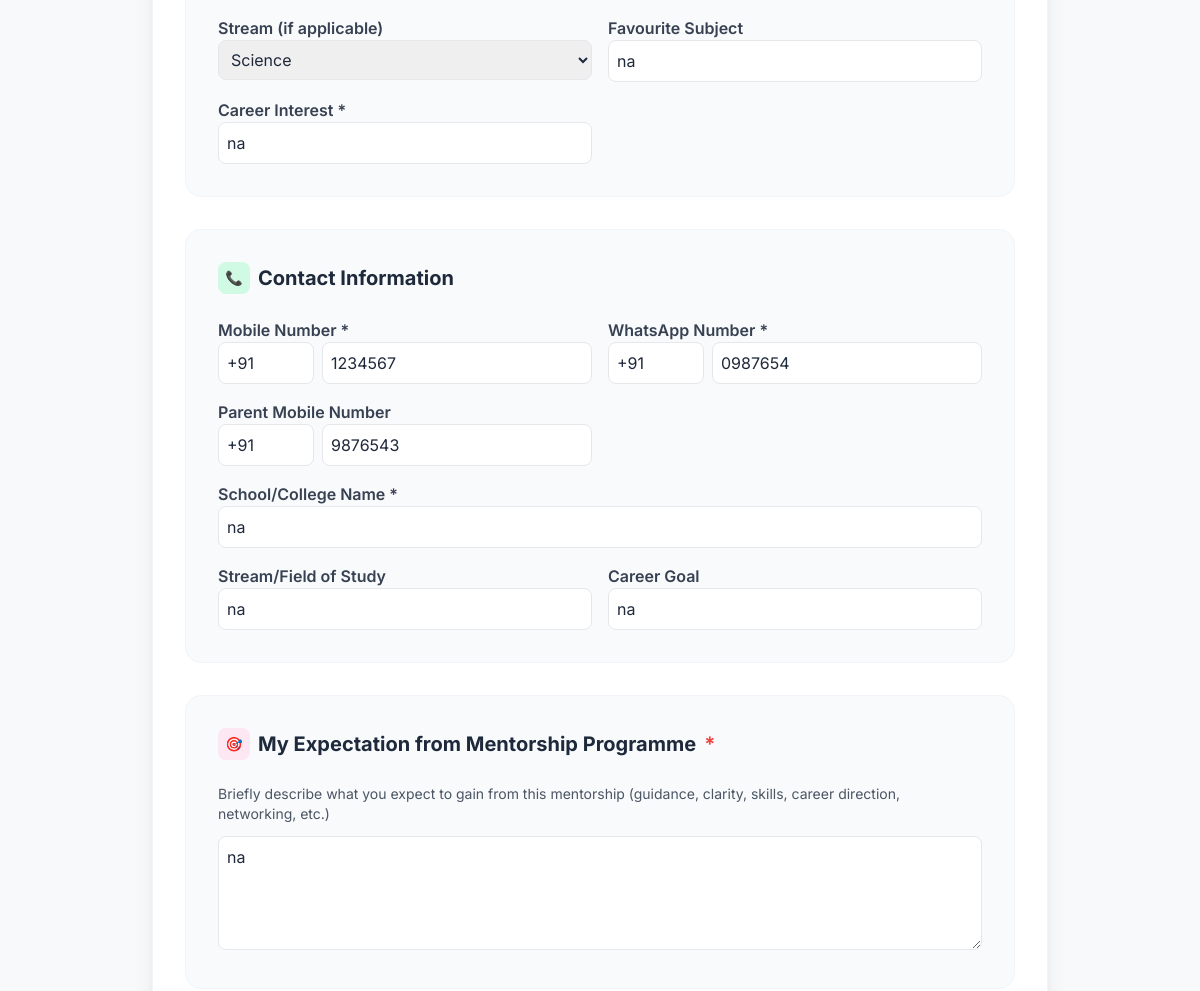
The page /editmenteeprofile (signed in, middle part) on the database as committed earlier.
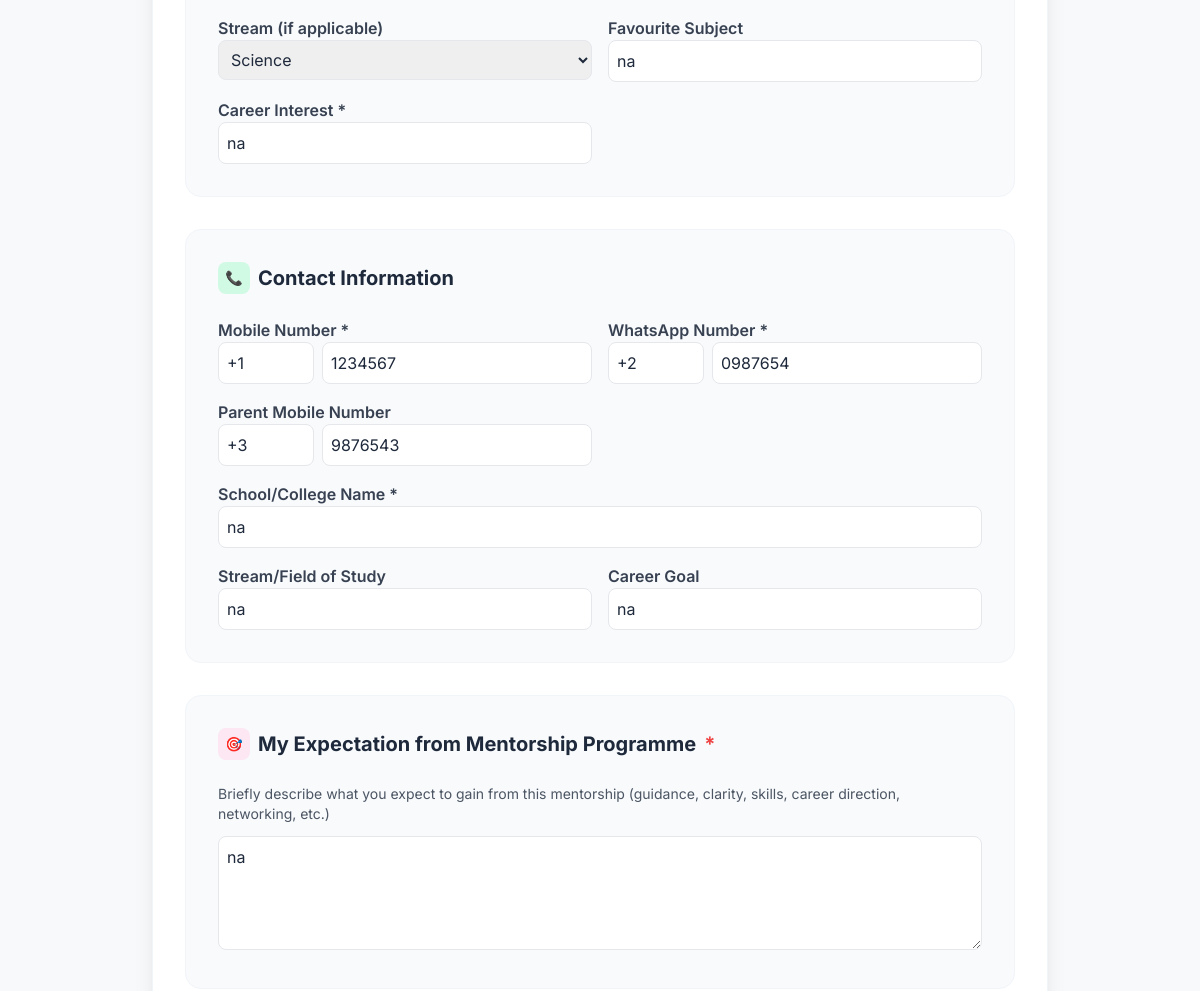
The same page on the database as committed later.
### app.py (models this page shows)
class MenteeProfile(db.Model):
    __tablename__ = "mentee_profile"
    id = db.Column(db.Integer, primary_key=True)
    user_id = db.Column(db.Integer, db.ForeignKey("signup_details.id"), nullable=False)
    who_am_i = db.Column(db.String(50))  # student, professional, entrepreneur, freelancer, career_break
    education_level = db.Column(db.String(50))
    institution_name = db.Column(db.String(150))
    board_university = db.Column(db.String(100))
    course_stream = db.Column(db.String(100))
    school_name = db.Column(db.String(150))
    school_board = db.Column(db.String(100))
    school_passing_year = db.Column(db.String(10))
    career_interest = db.Column(db.String(100))
    current_role = db.Column(db.String(100))
    industry = db.Column(db.String(100))
    years_experience = db.Column(db.String(10))
    current_organization = db.Column(db.String(150))
    key_skills = db.Column(db.Text)
    career_goal = db.Column(db.String(100))
    startup_stage = db.Column(db.String(50))
    startup_name = db.Column(db.String(150))
    startup_industry = db.Column(db.String(150))
    team_size = db.Column(db.String(10))
    main_challenge = db.Column(db.Text)
    mentorship_type = db.Column(db.String(100))
    freelance_skill = db.Column(db.String(150))
    freelance_experience = db.Column(db.String(50))
    freelance_platforms = db.Column(db.String(200))
    freelance_challenge = db.Column(db.String(100))
    last_role = db.Column(db.String(150))
    career_break_reason = db.Column(db.String(200))
    restart_field = db.Column(db.String(150))
    support_expected = db.Column(db.String(100))
    dob = db.Column(db.String(20))
    father_name = db.Column(db.String(150))
    address_line1 = db.Column(db.String(200))
    address_line2 = db.Column(db.String(200))
    city = db.Column(db.String(100))
    state = db.Column(db.String(100))
    postal_code = db.Column(db.String(20))
    country = db.Column(db.String(100))
    institution = db.Column(db.String(150))
    institution_other = db.Column(db.String(150))
    school_college_name = db.Column(db.String(150))
    mobile_number = db.Column(db.String(20))
    mobile_country_code = db.Column(db.String(10), default="+91")
    whatsapp_number = db.Column(db.String(20))
    whatsapp_country_code = db.Column(db.String(10), default="+91")
    govt_private = db.Column(db.String(50))
    stream = db.Column(db.String(100))
    class_year = db.Column(db.String(50))
    favourite_subject = db.Column(db.String(100))
    goal = db.Column(db.Text)
    parent_name = db.Column(db.String(150))
    parent_mobile = db.Column(db.String(20))
    parent_mobile_country_code = db.Column(db.String(10), default="+91")
    comments = db.Column(db.Text)
    mentorship_expectations = db.Column(db.Text)
    terms_agreement = db.Column(db.String(10))  # Yes / No
    profile_picture = db.Column(db.String(100))  # store image filename
    status = db.Column(db.String(20), default="pending")
    user = db.relationship("User", backref=db.backref("mentee_profile_ref", uselist=False, overlaps="user_ref"), uselist=False, overlaps="mentee_profile,user_ref")

### app.py (the view, shortened to what this page needs)
@app.route("/editmenteeprofile", methods=["GET", "POST"])
def editmenteeprofile():
    if "email" not in session or session.get("user_type") != "2":
        return redirect(url_for("signin"))
    user = User.query.filter_by(email=session["email"]).first()
    profile = MenteeProfile.query.filter_by(user_id=user.id).first()
    institutions = Institution.query.filter_by(status="active").all()
    return render_template(
        "mentee/editmenteeprofile.html",
        full_name=user.name,
        email=user.email,
        institutions=institutions,
        dob=profile.dob if profile else "",
        mobile_number=profile.mobile_number if profile else "",
        mobile_country_code=profile.mobile_country_code if profile and profile.mobile_country_code else "+91",
        whatsapp_number=profile.whatsapp_number if profile else "",
        whatsapp_country_code=profile.whatsapp_country_code if profile and profile.whatsapp_country_code else "+91",
        who_am_i=profile.who_am_i if profile and profile.who_am_i else None,
        father_name=profile.father_name if profile else "",
        address_line1=profile.address_line1 if profile else "",
        address_line2=profile.address_line2 if profile else "",
        city=profile.city if profile else "",
        state=profile.state if profile else "",
        postal_code=profile.postal_code if profile else "",
        country=profile.country if profile else "",
        institution=profile.institution if profile else "",
        institution_other=profile.institution_other if profile else "",
        parent_mobile=profile.parent_mobile if profile else "",
        parent_mobile_country_code=profile.parent_mobile_country_code if profile and profile.parent_mobile_country_code else "+91",
        school_college_name=profile.school_college_name if profile else "",
        stream=profile.stream if profile else "",
        goal=profile.goal if profile else "",
        govt_private=profile.govt_private if profile else "",
        education_level=profile.education_level if profile else "",
        institution_name=profile.institution_name if profile else "",
        board_university=profile.board_university if profile else "",
        course_stream=profile.course_stream if profile else "",
        class_year=profile.class_year if profile else "",
        favourite_subject=profile.favourite_subject if profile else "",
        career_interest=profile.career_interest if profile else "",
        school_name=profile.school_name if profile else "",
        school_board=profile.school_board if profile else "",
        school_passing_year=profile.school_passing_year if profile else "",
        current_role=profile.current_role if profile else "",
        industry=profile.industry if profile else "",
        years_experience=profile.years_experience if profile else "",
        current_organization=profile.current_organization if profile else "",
        key_skills=profile.key_skills if profile else "",
        career_goal=profile.career_goal if profile else "",
        startup_stage=profile.startup_stage if profile else "",
        startup_name=profile.startup_name if profile else "",
        startup_industry=profile.startup_industry if profile else "",
        team_size=profile.team_size if profile else "",
        main_challenge=profile.main_challenge if profile else "",
        mentorship_type=profile.mentorship_type if profile else "",
        freelance_skill=profile.freelance_skill if profile else "",
        freelance_experience=profile.freelance_experience if profile else "",
        freelance_platforms=profile.freelance_platforms if profile else "",
        freelance_challenge=profile.freelance_challenge if profile else "",
        last_role=profile.last_role if profile else "",
        career_break_reason=profile.career_break_reason if profile else "",
        restart_field=profile.restart_field if profile else "",
        support_expected=profile.support_expected if profile else "",
        mentorship_expectations=profile.mentorship_expectations if profile else "",
        terms_agreement=profile.terms_agreement if profile else "",
        profile_picture=profile.profile_picture if profile else None
    )

### app.py (called while the page is built)
@app.context_processor
def inject_profile_complete():
    profile_complete = True  # Default to True (no popup)
    if "email" in session and session.get("user_type") in ["1", "2"]:
        user = User.query.filter_by(email=session["email"]).first()
        if user:
            profile_complete = check_profile_complete(user.id, session.get("user_type"))
    return dict(profile_complete=profile_complete)

### templates/mentee/editmenteeprofile.html (shortened to what this page needs)
{% extends "base2.html" %}
{% block content %}
<div class="max-w-4xl mx-auto mt-8 mb-12 animate-fade-in">
    <div class="bg-white rounded-2xl shadow-xl border border-slate-100 overflow-hidden">
        <form id="menteeProfileForm" action="{{ url_for('editmenteeprofile') }}" method="POST"
            enctype="multipart/form-data" class="px-8 pb-8" onsubmit="return validateMenteeForm()" novalidate>
            <div id="school_student_section" class="hidden space-y-4">
                <div class="bg-slate-50 p-8 rounded-2xl border border-slate-100 mb-8">
                    <div class="grid grid-cols-1 md:grid-cols-2 gap-4">
                        <div>
                            <label class="block text-gray-700 font-semibold">Stream (if applicable)</label>
                            <select name="course_stream" class="w-full p-2 border rounded-lg">
                                <option value="Science" {% if course_stream=='Science' %}selected{% endif %}>Science
                                </option>
                            </select>
                        </div>
                        <div>
                            <label class="block text-gray-700 font-semibold">Favourite Subject</label>
                            <input type="text" name="favourite_subject" value="{{ favourite_subject or '' }}"
                                class="w-full p-2 border rounded-lg" placeholder="e.g., Mathematics, Physics">
                        </div>
                        <div>
                            <label class="block text-gray-700 font-semibold">Career Interest *</label>
                            <input type="text" name="career_interest" value="{{ career_interest or '' }}"
                                class="w-full p-2 border rounded-lg" placeholder="What career are you interested in?">
                        </div>
                    </div>
                </div>
            </div>
            <div class="bg-slate-50 p-8 rounded-2xl border border-slate-100 mb-8">
                <h3 class="text-xl font-bold text-slate-800 mb-6 flex items-center gap-2">
                    <span
                        class="w-8 h-8 rounded-lg bg-emerald-100 flex items-center justify-center text-emerald-600 text-sm">📞</span>
                    Contact Information
                </h3>
                <div class="grid grid-cols-1 md:grid-cols-2 gap-4">
                    <div>
                        <label class="block text-gray-700 font-semibold">Mobile Number *</label>
                        <div class="flex gap-2">
                            <input type="text" name="mobile_country_code" list="country_codes"
                                value="{{ mobile_country_code or '+91' }}" class="w-24 p-2 border rounded-lg"
                                placeholder="+91">
                            <input type="tel" name="mobile_number" value="{{ mobile_number or '' }}"
                                class="flex-1 p-2 border rounded-lg" placeholder="Enter mobile number">
                        </div>
                    </div>
                    <div>
                        <label class="block text-gray-700 font-semibold">WhatsApp Number *</label>
                        <div class="flex gap-2">
                            <input type="text" name="whatsapp_country_code" list="country_codes"
                                value="{{ whatsapp_country_code or '+91' }}" class="w-24 p-2 border rounded-lg"
                                placeholder="+91">
                            <input type="tel" name="whatsapp_number" value="{{ whatsapp_number or '' }}"
                                class="flex-1 p-2 border rounded-lg" placeholder="Enter WhatsApp number">
                        </div>
                    </div>
                    <div>
                        <label class="block text-gray-700 font-semibold">Parent Mobile Number</label>
                        <div class="flex gap-2">
                            <input type="text" name="parent_mobile_country_code" list="country_codes"
                                value="{{ parent_mobile_country_code or '+91' }}" class="w-24 p-2 border rounded-lg"
                                placeholder="+91">
                            <input type="tel" name="parent_mobile" value="{{ parent_mobile or '' }}"
                                class="flex-1 p-2 border rounded-lg" placeholder="Enter parent's mobile number">
                        </div>
                    </div>
                    <div class="md:col-span-2">
                        <label class="block text-gray-700 font-semibold">School/College Name *</label>
                        <input type="text" name="school_college_name" value="{{ school_college_name or '' }}"
                            class="w-full p-2 border rounded-lg" placeholder="Enter your school or college name">
                    </div>
                    <div>
                        <label class="block text-gray-700 font-semibold">Stream/Field of Study</label>
                        <input type="text" name="stream" value="{{ stream or '' }}"
                            class="w-full p-2 border rounded-lg" placeholder="e.g., Science, Commerce, Arts, Engineering, etc.">
                    </div>
                    <div>
                        <label class="block text-gray-700 font-semibold">Career Goal</label>
                        <input type="text" name="goal" value="{{ goal or '' }}"
                            class="w-full p-2 border rounded-lg" placeholder="What is your career goal or aspiration?">
                    </div>
                </div>
            </div>
            <div class="bg-slate-50 p-8 rounded-2xl border border-slate-100 mb-8">
                <h3 class="text-xl font-bold text-slate-800 mb-6 flex items-center gap-2">
                    <span
                        class="w-8 h-8 rounded-lg bg-pink-100 flex items-center justify-center text-pink-600 text-sm">🎯</span>
                    My Expectation from Mentorship Programme <span class="text-red-500">*</span>
                </h3>
                <p class="text-gray-600 text-sm mb-3">Briefly describe what you expect to gain from this mentorship
                    (guidance, clarity, skills, career direction, networking, etc.)</p>
                <textarea name="mentorship_expectations" class="w-full p-2 border rounded-lg" rows="4"
                    placeholder="Share your expectations...">{{ mentorship_expectations or '' }}</textarea>
            </div>
        </form>
    </div>
    {% endblock %}

### templates/base2.html (shortened to what this page needs)
<!DOCTYPE html>
<html lang="en">
<head>
    <script src="https://cdn.tailwindcss.com"></script>
    <link rel="stylesheet" href="{{ url_for('static', filename='design-system.css') }}">
    <link href='https://cdn.jsdelivr.net/npm/fullcalendar@5.11.3/main.min.css' rel='stylesheet' />
</head>
<body class="flex flex-col h-screen overflow-hidden text-slate-800">
    <div class="flex flex-1 overflow-hidden relative">
        <main class="flex-1 p-6 md:p-10 overflow-y-auto pb-32">
            {% block content %}{% endblock %}
        </main>
    </div>
</body>
</html>

### static/design-system.css (style rules this page uses)
:root { --primary: 221 83% 53%; --primary-foreground: 0 0% 100%; --accent: 213 94% 68%; --background: 220 30% 98%; --foreground: 222 47% 11%; --card: 0 0% 100%; --card-foreground: 222 47% 11%; --muted: 220 20% 94%; --muted-foreground: 220 10% 46%; --border: 220 20% 90%; --border-hover: 221 83% 53%; --success: 150 80% 40%; --warning: 40 95% 50%; --destructive: 0 85% 60%; --info: 210 90% 55%; --sidebar-background: 260 50% 10%; --sidebar-foreground: 220 20% 95%; --sidebar-accent: 215 25% 27%; --sidebar-border: 215 25% 20%; --sidebar-primary: 221 83% 70%; --sidebar-primary-foreground: 0 0% 100%; --shadow-sm: 0 1px 2px 0 rgb(0 0 0 / 0.05); --shadow-md: 0 4px 6px -1px rgb(0 0 0 / 0.08); --shadow-lg: 0 10px 15px -3px rgb(0 0 0 / 0.08), 0 4px 6px -4px rgb(0 0 0 / 0.04); --shadow-xl: 0 20px 25px -5px rgb(0 0 0 / 0.08), 0 8px 10px -6px rgb(0 0 0 / 0.04); --shadow-2xl: 0 25px 50px -12px rgb(0 0 0 / 0.25); --shadow-glow: 0 0 20px -5px hsl(var(--primary) / 0.5); }
.animate-fade-in { animation: fadeIn 0.6s ease-out; }

### templates/base2.html (style rules this page uses)
body { font-family: 'Inter', sans-serif; background-color: hsl(220, 30%, 98%); }

Rows that differ between the two databases and show on the page:
changed MenteeProfile "Science": mobile_country_code "+91" → "+1"; whatsapp_country_code "+91" → "+2"; parent_mobile_country_code "+91" → "+3"
